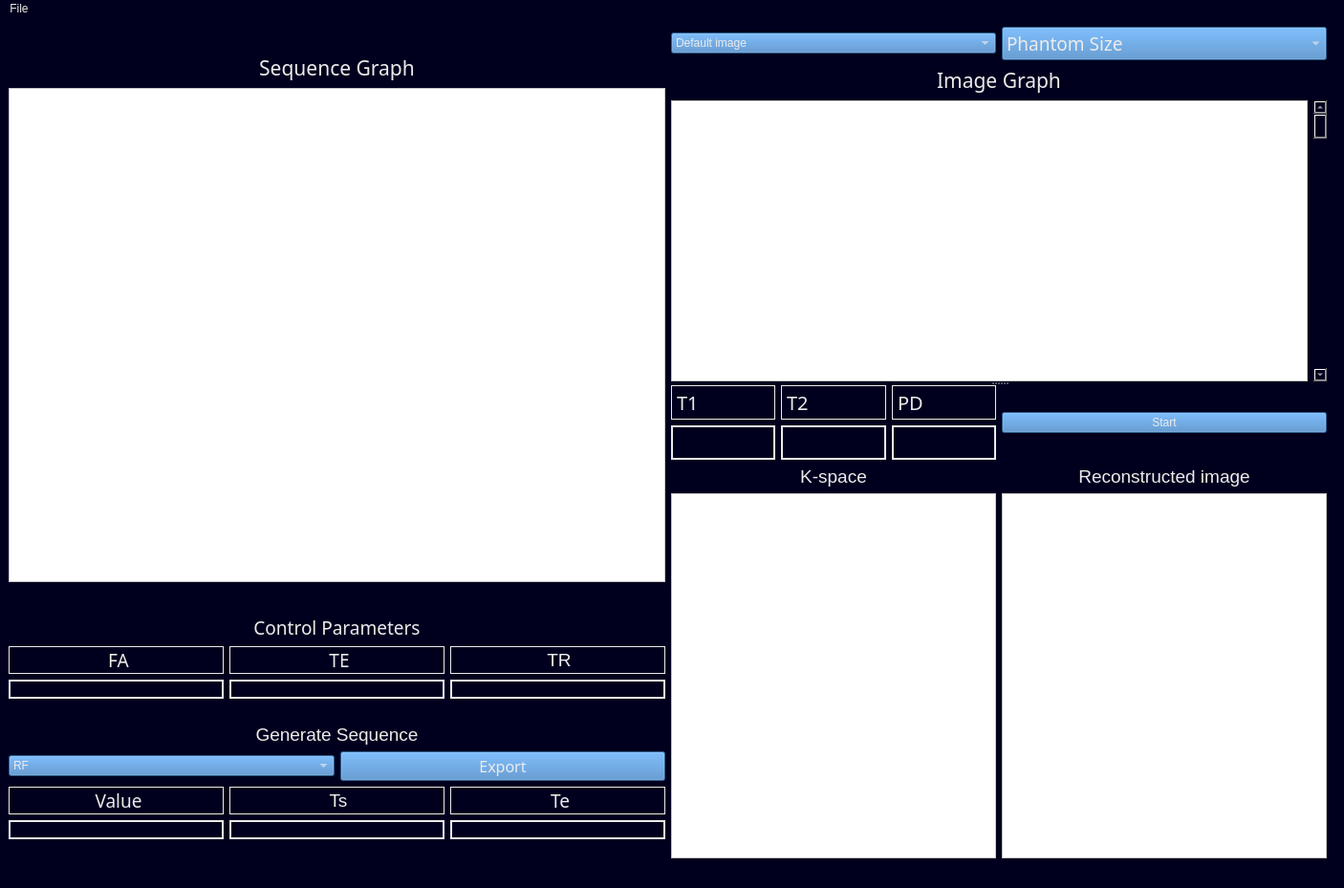
<?xml version="1.0" encoding="UTF-8"?>
<ui version="4.0">
 <class>MainWindow</class>
 <widget class="QMainWindow" name="MainWindow">
  <property name="geometry">
   <rect>
    <x>0</x>
    <y>0</y>
    <width>1406</width>
    <height>929</height>
   </rect>
  </property>
  <property name="windowTitle">
   <string>MainWindow</string>
  </property>
  <property name="styleSheet">
   <string notr="true">color: rgb(235, 235, 235);
background: rgb(0, 0, 30);</string>
  </property>
  <widget class="QWidget" name="centralwidget">
   <layout class="QHBoxLayout" name="horizontalLayout_10">
    <item>
     <layout class="QVBoxLayout" name="verticalLayout_7">
      <item>
       <layout class="QVBoxLayout" name="verticalLayout_3">
        <item>
         <spacer name="horizontalSpacer">
          <property name="orientation">
           <enum>Qt::Horizontal</enum>
          </property>
          <property name="sizeHint" stdset="0">
           <size>
            <width>40</width>
            <height>28</height>
           </size>
          </property>
         </spacer>
        </item>
        <item>
         <widget class="QLabel" name="label_4">
          <property name="font">
           <font>
            <family>Franklin Gothic Demi</family>
            <pointsize>16</pointsize>
            <weight>50</weight>
            <italic>false</italic>
            <bold>false</bold>
           </font>
          </property>
          <property name="styleSheet">
           <string notr="true">font: 16pt &quot;Franklin Gothic Demi&quot;;
color: rgb(235, 235, 235);</string>
          </property>
          <property name="text">
           <string>&lt;html&gt;&lt;head/&gt;&lt;body&gt;&lt;p align=&quot;center&quot;&gt;&lt;span style=&quot; font-size:16pt;&quot;&gt;Sequence Graph&lt;/span&gt;&lt;/p&gt;&lt;/body&gt;&lt;/html&gt;</string>
          </property>
         </widget>
        </item>
        <item>
         <widget class="QGraphicsView" name="graphicsView">
          <property name="styleSheet">
           <string notr="true">background-color: rgb(255, 255, 255);</string>
          </property>
         </widget>
        </item>
        <item>
         <spacer name="horizontalSpacer_2">
          <property name="orientation">
           <enum>Qt::Horizontal</enum>
          </property>
          <property name="sizeHint" stdset="0">
           <size>
            <width>40</width>
            <height>28</height>
           </size>
          </property>
         </spacer>
        </item>
       </layout>
      </item>
      <item>
       <layout class="QVBoxLayout" name="verticalLayout_4">
        <item>
         <widget class="QLabel" name="label_15">
          <property name="font">
           <font>
            <family>Franklin Gothic Demi</family>
            <pointsize>16</pointsize>
            <weight>50</weight>
            <italic>false</italic>
            <bold>false</bold>
           </font>
          </property>
          <property name="styleSheet">
           <string notr="true">font: 16pt &quot;Franklin Gothic Demi&quot;;
color: rgb(235, 235, 235);</string>
          </property>
          <property name="frameShape">
           <enum>QFrame::NoFrame</enum>
          </property>
          <property name="text">
           <string>&lt;html&gt;&lt;head/&gt;&lt;body&gt;&lt;p align=&quot;center&quot;&gt;&lt;span style=&quot; font-size:14pt;&quot;&gt;Control Parameters&lt;/span&gt;&lt;/p&gt;&lt;/body&gt;&lt;/html&gt;</string>
          </property>
         </widget>
        </item>
        <item>
         <layout class="QHBoxLayout" name="horizontalLayout_7">
          <item>
           <widget class="QLabel" name="label_16">
            <property name="font">
             <font>
              <family>Franklin Gothic Demi</family>
              <pointsize>15</pointsize>
              <weight>50</weight>
              <italic>false</italic>
              <bold>false</bold>
             </font>
            </property>
            <property name="styleSheet">
             <string notr="true">font: 15pt &quot;Franklin Gothic Demi&quot;;</string>
            </property>
            <property name="frameShape">
             <enum>QFrame::Box</enum>
            </property>
            <property name="text">
             <string>&lt;html&gt;&lt;head/&gt;&lt;body&gt;&lt;p align=&quot;center&quot;&gt;&lt;span style=&quot; font-size:14pt;&quot;&gt;FA&lt;/span&gt;&lt;/p&gt;&lt;/body&gt;&lt;/html&gt;</string>
            </property>
           </widget>
          </item>
          <item>
           <widget class="QLabel" name="label_17">
            <property name="font">
             <font>
              <family>Franklin Gothic Demi</family>
              <pointsize>15</pointsize>
              <weight>50</weight>
              <italic>false</italic>
              <bold>false</bold>
             </font>
            </property>
            <property name="styleSheet">
             <string notr="true">font: 15pt &quot;Franklin Gothic Demi&quot;;</string>
            </property>
            <property name="frameShape">
             <enum>QFrame::Box</enum>
            </property>
            <property name="text">
             <string>&lt;html&gt;&lt;head/&gt;&lt;body&gt;&lt;p align=&quot;center&quot;&gt;&lt;span style=&quot; font-size:14pt;&quot;&gt;TE&lt;/span&gt;&lt;/p&gt;&lt;/body&gt;&lt;/html&gt;</string>
            </property>
           </widget>
          </item>
          <item>
           <widget class="QLabel" name="label_18">
            <property name="styleSheet">
             <string notr="true">font: 15pt &quot;Franklin Gothic Demi&quot;;</string>
            </property>
            <property name="frameShape">
             <enum>QFrame::Box</enum>
            </property>
            <property name="text">
             <string>&lt;html&gt;&lt;head/&gt;&lt;body&gt;&lt;p align=&quot;center&quot;&gt;&lt;span style=&quot; font-size:14pt;&quot;&gt;TR&lt;/span&gt;&lt;/p&gt;&lt;/body&gt;&lt;/html&gt;</string>
            </property>
           </widget>
          </item>
         </layout>
        </item>
        <item>
         <layout class="QHBoxLayout" name="horizontalLayout_8">
          <item>
           <widget class="QLineEdit" name="FA_Line_Edit">
            <property name="styleSheet">
             <string notr="true">color: rgb(235, 235, 235);
background-color: rgb(0, 0, 30);
font: 12pt &quot;Franklin Gothic Demi&quot;;
border: 2px solid;
border-color: rgb(235, 235, 235);
</string>
            </property>
           </widget>
          </item>
          <item>
           <widget class="QLineEdit" name="TEcho_Line_Edit">
            <property name="styleSheet">
             <string notr="true">color: rgb(235, 235, 235);
background-color: rgb(0, 0, 30);
font: 12pt &quot;Franklin Gothic Demi&quot;;
border: 2px solid;
border-color: rgb(235, 235, 235);
</string>
            </property>
           </widget>
          </item>
          <item>
           <widget class="QLineEdit" name="TR_Line_Edit">
            <property name="styleSheet">
             <string notr="true">color: rgb(235, 235, 235);
background-color: rgb(0, 0, 30);
font: 12pt &quot;Franklin Gothic Demi&quot;;
border: 2px solid;
border-color: rgb(235, 235, 235);
</string>
            </property>
            <property name="text">
             <string/>
            </property>
           </widget>
          </item>
         </layout>
        </item>
        <item>
         <spacer name="horizontalSpacer_4">
          <property name="orientation">
           <enum>Qt::Horizontal</enum>
          </property>
          <property name="sizeHint" stdset="0">
           <size>
            <width>40</width>
            <height>20</height>
           </size>
          </property>
         </spacer>
        </item>
        <item>
         <widget class="QLabel" name="label_14">
          <property name="styleSheet">
           <string notr="true">font: 22pt &quot;Franklin Gothic Demi&quot;;
color: rgb(235, 235, 235);</string>
          </property>
          <property name="frameShape">
           <enum>QFrame::NoFrame</enum>
          </property>
          <property name="text">
           <string>&lt;html&gt;&lt;head/&gt;&lt;body&gt;&lt;p align=&quot;center&quot;&gt;&lt;span style=&quot; font-size:14pt;&quot;&gt;Generate Sequence&lt;/span&gt;&lt;/p&gt;&lt;/body&gt;&lt;/html&gt;</string>
          </property>
         </widget>
        </item>
        <item>
         <layout class="QHBoxLayout" name="horizontalLayout_9">
          <item>
           <widget class="QComboBox" name="Sequence_Combobox">
            <property name="whatsThis">
             <string>&lt;html&gt;&lt;head/&gt;&lt;body&gt;&lt;p align=&quot;center&quot;&gt;&lt;br/&gt;&lt;/p&gt;&lt;/body&gt;&lt;/html&gt;</string>
            </property>
            <property name="styleSheet">
             <string notr="true">font: 14pt &quot;Franklin Gothic Demi&quot;;
color: rgb(235, 235, 235);
background: rgb(65, 130, 195);</string>
            </property>
            <item>
             <property name="text">
              <string>RF</string>
             </property>
            </item>
            <item>
             <property name="text">
              <string>Gz</string>
             </property>
            </item>
            <item>
             <property name="text">
              <string>Gy</string>
             </property>
            </item>
            <item>
             <property name="text">
              <string>Gx</string>
             </property>
            </item>
            <item>
             <property name="text">
              <string>Readout</string>
             </property>
            </item>
           </widget>
          </item>
          <item>
           <widget class="QPushButton" name="Export_Button">
            <property name="font">
             <font>
              <family>Franklin Gothic Demi</family>
              <pointsize>12</pointsize>
             </font>
            </property>
            <property name="styleSheet">
             <string notr="true">color: rgb(235, 235, 235);
background : rgb(65, 130, 195);</string>
            </property>
            <property name="text">
             <string>Export</string>
            </property>
           </widget>
          </item>
         </layout>
        </item>
        <item>
         <layout class="QHBoxLayout" name="horizontalLayout_11">
          <item>
           <widget class="QLabel" name="label_5">
            <property name="font">
             <font>
              <family>Franklin Gothic Demi</family>
              <pointsize>15</pointsize>
              <weight>50</weight>
              <italic>false</italic>
              <bold>false</bold>
             </font>
            </property>
            <property name="styleSheet">
             <string notr="true">font: 15pt &quot;Franklin Gothic Demi&quot;;</string>
            </property>
            <property name="frameShape">
             <enum>QFrame::Box</enum>
            </property>
            <property name="text">
             <string>&lt;html&gt;&lt;head/&gt;&lt;body&gt;&lt;p align=&quot;center&quot;&gt;&lt;span style=&quot; font-size:14pt;&quot;&gt;Value&lt;/span&gt;&lt;/p&gt;&lt;/body&gt;&lt;/html&gt;</string>
            </property>
           </widget>
          </item>
          <item>
           <widget class="QLabel" name="label_10">
            <property name="styleSheet">
             <string notr="true">font: 15pt &quot;Franklin Gothic Demi&quot;;</string>
            </property>
            <property name="frameShape">
             <enum>QFrame::Box</enum>
            </property>
            <property name="text">
             <string>&lt;html&gt;&lt;head/&gt;&lt;body&gt;&lt;p align=&quot;center&quot;&gt;&lt;span style=&quot; font-size:14pt;&quot;&gt;Ts&lt;/span&gt;&lt;/p&gt;&lt;/body&gt;&lt;/html&gt;</string>
            </property>
           </widget>
          </item>
          <item>
           <widget class="QLabel" name="label_11">
            <property name="font">
             <font>
              <family>Franklin Gothic Demi</family>
              <pointsize>15</pointsize>
              <weight>50</weight>
              <italic>false</italic>
              <bold>false</bold>
             </font>
            </property>
            <property name="styleSheet">
             <string notr="true">font: 15pt &quot;Franklin Gothic Demi&quot;;</string>
            </property>
            <property name="frameShape">
             <enum>QFrame::Box</enum>
            </property>
            <property name="text">
             <string>&lt;html&gt;&lt;head/&gt;&lt;body&gt;&lt;p align=&quot;center&quot;&gt;&lt;span style=&quot; font-size:14pt;&quot;&gt;Te&lt;/span&gt;&lt;/p&gt;&lt;/body&gt;&lt;/html&gt;</string>
            </property>
           </widget>
          </item>
         </layout>
        </item>
        <item>
         <layout class="QHBoxLayout" name="horizontalLayout_12">
          <item>
           <widget class="QLineEdit" name="Value_Line_Edit">
            <property name="styleSheet">
             <string notr="true">color: rgb(235, 235, 235);
background-color: rgb(0, 0, 30);
font: 12pt &quot;Franklin Gothic Demi&quot;;
border: 2px solid;
border-color: rgb(235, 235, 235);</string>
            </property>
            <property name="text">
             <string/>
            </property>
           </widget>
          </item>
          <item>
           <widget class="QLineEdit" name="Ts_Line_Edit">
            <property name="styleSheet">
             <string notr="true">color: rgb(235, 235, 235);
background-color: rgb(0, 0, 30);
font: 12pt &quot;Franklin Gothic Demi&quot;;
border: 2px solid;
border-color: rgb(235, 235, 235);</string>
            </property>
           </widget>
          </item>
          <item>
           <widget class="QLineEdit" name="Te_Line_Edit">
            <property name="styleSheet">
             <string notr="true">color: rgb(235, 235, 235);
background-color: rgb(0, 0, 30);
font: 12pt &quot;Franklin Gothic Demi&quot;;
border: 2px solid;
border-color: rgb(235, 235, 235);</string>
            </property>
           </widget>
          </item>
         </layout>
        </item>
        <item>
         <spacer name="horizontalSpacer_3">
          <property name="orientation">
           <enum>Qt::Horizontal</enum>
          </property>
          <property name="sizeHint" stdset="0">
           <size>
            <width>48</width>
            <height>20</height>
           </size>
          </property>
         </spacer>
        </item>
       </layout>
      </item>
     </layout>
    </item>
    <item>
     <layout class="QVBoxLayout" name="verticalLayout_9">
      <item>
       <layout class="QHBoxLayout" name="horizontalLayout">
        <item>
         <widget class="QComboBox" name="imageTypeCombobox">
          <property name="styleSheet">
           <string notr="true">color: rgb(235, 235, 235);
font: 14pt &quot;Franklin Gothic Demi&quot;;
background: rgb(65, 130, 195);</string>
          </property>
          <item>
           <property name="text">
            <string>Default image</string>
           </property>
          </item>
          <item>
           <property name="text">
            <string>T1 image</string>
           </property>
          </item>
          <item>
           <property name="text">
            <string>T2 image</string>
           </property>
          </item>
          <item>
           <property name="text">
            <string>SD image</string>
           </property>
          </item>
         </widget>
        </item>
        <item>
         <widget class="QComboBox" name="phantomSize_comboBox">
          <property name="font">
           <font>
            <family>Franklin Gothic Demi</family>
            <pointsize>14</pointsize>
           </font>
          </property>
          <property name="whatsThis">
           <string>&lt;html&gt;&lt;head/&gt;&lt;body&gt;&lt;p align=&quot;center&quot;&gt;&lt;br/&gt;&lt;/p&gt;&lt;/body&gt;&lt;/html&gt;</string>
          </property>
          <property name="styleSheet">
           <string notr="true">background: rgb(65, 130, 195);</string>
          </property>
          <item>
           <property name="text">
            <string>Phantom Size</string>
           </property>
          </item>
          <item>
           <property name="text">
            <string>16</string>
           </property>
          </item>
          <item>
           <property name="text">
            <string>32</string>
           </property>
          </item>
          <item>
           <property name="text">
            <string>64</string>
           </property>
          </item>
         </widget>
        </item>
       </layout>
      </item>
      <item>
       <widget class="QSplitter" name="splitter">
        <property name="orientation">
         <enum>Qt::Vertical</enum>
        </property>
        <widget class="QWidget" name="layoutWidget">
         <layout class="QVBoxLayout" name="verticalLayout_8">
          <item>
           <widget class="QLabel" name="label_6">
            <property name="font">
             <font>
              <family>Franklin Gothic Demi</family>
              <pointsize>16</pointsize>
              <weight>50</weight>
              <italic>false</italic>
              <bold>false</bold>
             </font>
            </property>
            <property name="styleSheet">
             <string notr="true">font: 16pt &quot;Franklin Gothic Demi&quot;;
color: rgb(235, 235, 235);</string>
            </property>
            <property name="text">
             <string>&lt;html&gt;&lt;head/&gt;&lt;body&gt;&lt;p align=&quot;center&quot;&gt;Image Graph&lt;/p&gt;&lt;/body&gt;&lt;/html&gt;</string>
            </property>
           </widget>
          </item>
          <item>
           <layout class="QHBoxLayout" name="horizontalLayout_4">
            <item>
             <widget class="QGraphicsView" name="graphicsView_2">
              <property name="styleSheet">
               <string notr="true">background-color: rgb(255, 255, 255);</string>
              </property>
             </widget>
            </item>
            <item>
             <widget class="QScrollBar" name="verticalScrollBar">
              <property name="orientation">
               <enum>Qt::Vertical</enum>
              </property>
             </widget>
            </item>
           </layout>
          </item>
         </layout>
        </widget>
        <widget class="QWidget" name="layoutWidget">
         <layout class="QHBoxLayout" name="horizontalLayout_5">
          <item>
           <layout class="QVBoxLayout" name="verticalLayout">
            <item>
             <layout class="QHBoxLayout" name="horizontalLayout_3">
              <item>
               <widget class="QLabel" name="label_2">
                <property name="font">
                 <font>
                  <family>Franklin Gothic Demi</family>
                  <pointsize>15</pointsize>
                  <weight>50</weight>
                  <italic>false</italic>
                  <bold>false</bold>
                 </font>
                </property>
                <property name="styleSheet">
                 <string notr="true">font: 15pt &quot;Franklin Gothic Demi&quot;;
color: rgb(235, 235, 235);</string>
                </property>
                <property name="frameShape">
                 <enum>QFrame::Box</enum>
                </property>
                <property name="text">
                 <string>T1 </string>
                </property>
               </widget>
              </item>
              <item>
               <widget class="QLabel" name="label_3">
                <property name="font">
                 <font>
                  <family>Franklin Gothic Demi</family>
                  <pointsize>15</pointsize>
                  <weight>50</weight>
                  <italic>false</italic>
                  <bold>false</bold>
                 </font>
                </property>
                <property name="styleSheet">
                 <string notr="true">font: 15pt &quot;Franklin Gothic Demi&quot;;
color: rgb(235, 235, 235);</string>
                </property>
                <property name="frameShape">
                 <enum>QFrame::Box</enum>
                </property>
                <property name="text">
                 <string>T2 </string>
                </property>
               </widget>
              </item>
              <item>
               <widget class="QLabel" name="label_8">
                <property name="font">
                 <font>
                  <family>Franklin Gothic Demi</family>
                  <pointsize>15</pointsize>
                  <weight>50</weight>
                  <italic>false</italic>
                  <bold>false</bold>
                 </font>
                </property>
                <property name="styleSheet">
                 <string notr="true">font: 15pt &quot;Franklin Gothic Demi&quot;;
color: rgb(235, 235, 235);</string>
                </property>
                <property name="frameShape">
                 <enum>QFrame::Box</enum>
                </property>
                <property name="text">
                 <string>PD </string>
                </property>
               </widget>
              </item>
             </layout>
            </item>
            <item>
             <layout class="QHBoxLayout" name="horizontalLayout_2">
              <item>
               <widget class="QLabel" name="T1value_label">
                <property name="styleSheet">
                 <string notr="true">font: 12pt &quot;Franklin Gothic Demi&quot;;
border: 2px solid;
border-color: rgb(235, 235, 235);</string>
                </property>
                <property name="text">
                 <string/>
                </property>
               </widget>
              </item>
              <item>
               <widget class="QLabel" name="T2value_label">
                <property name="styleSheet">
                 <string notr="true">font: 12pt &quot;Franklin Gothic Demi&quot;;
border: 2px solid;
border-color: rgb(235, 235, 235);</string>
                </property>
                <property name="text">
                 <string/>
                </property>
               </widget>
              </item>
              <item>
               <widget class="QLabel" name="PDvalue_label">
                <property name="styleSheet">
                 <string notr="true">font: 12pt &quot;Franklin Gothic Demi&quot;;
border: 2px solid;
border-color: rgb(235, 235, 235);</string>
                </property>
                <property name="text">
                 <string/>
                </property>
               </widget>
              </item>
             </layout>
            </item>
           </layout>
          </item>
          <item>
           <layout class="QVBoxLayout" name="verticalLayout_2">
            <item>
             <spacer name="verticalSpacer_3">
              <property name="orientation">
               <enum>Qt::Vertical</enum>
              </property>
              <property name="sizeHint" stdset="0">
               <size>
                <width>132</width>
                <height>14</height>
               </size>
              </property>
             </spacer>
            </item>
            <item>
             <widget class="QPushButton" name="Start_Buttun">
              <property name="styleSheet">
               <string notr="true">font: 12pt &quot;Franklin Gothic Demi&quot;;
background: rgb(65, 130, 195);</string>
              </property>
              <property name="text">
               <string>Start</string>
              </property>
             </widget>
            </item>
            <item>
             <spacer name="verticalSpacer">
              <property name="orientation">
               <enum>Qt::Vertical</enum>
              </property>
              <property name="sizeHint" stdset="0">
               <size>
                <width>20</width>
                <height>18</height>
               </size>
              </property>
             </spacer>
            </item>
           </layout>
          </item>
         </layout>
        </widget>
       </widget>
      </item>
      <item>
       <layout class="QHBoxLayout" name="horizontalLayout_6">
        <item>
         <layout class="QVBoxLayout" name="verticalLayout_5">
          <item>
           <widget class="QLabel" name="label_13">
            <property name="styleSheet">
             <string notr="true">font: 16pt &quot;Franklin Gothic Demi&quot;;
color: rgb(235, 235, 235);</string>
            </property>
            <property name="text">
             <string>&lt;html&gt;&lt;head/&gt;&lt;body&gt;&lt;p align=&quot;center&quot;&gt;&lt;span style=&quot; font-size:14pt;&quot;&gt;K-space&lt;/span&gt;&lt;/p&gt;&lt;/body&gt;&lt;/html&gt;</string>
            </property>
           </widget>
          </item>
          <item>
           <widget class="QGraphicsView" name="graphicsView_4">
            <property name="styleSheet">
             <string notr="true">background-color: rgb(255, 255, 255);</string>
            </property>
           </widget>
          </item>
         </layout>
        </item>
        <item>
         <layout class="QVBoxLayout" name="verticalLayout_6">
          <item>
           <widget class="QLabel" name="label_19">
            <property name="styleSheet">
             <string notr="true">font: 16pt &quot;Franklin Gothic Demi&quot;;
color: rgb(235, 235, 235);</string>
            </property>
            <property name="text">
             <string>&lt;html&gt;&lt;head/&gt;&lt;body&gt;&lt;p align=&quot;center&quot;&gt;&lt;span style=&quot; font-size:14pt;&quot;&gt;Reconstructed image&lt;/span&gt;&lt;/p&gt;&lt;/body&gt;&lt;/html&gt;</string>
            </property>
           </widget>
          </item>
          <item>
           <widget class="QGraphicsView" name="graphicsView_5">
            <property name="styleSheet">
             <string notr="true">background-color: rgb(255, 255, 255);</string>
            </property>
           </widget>
          </item>
         </layout>
        </item>
       </layout>
      </item>
     </layout>
    </item>
    <item>
     <widget class="Line" name="line">
      <property name="orientation">
       <enum>Qt::Vertical</enum>
      </property>
     </widget>
    </item>
   </layout>
  </widget>
  <widget class="QMenuBar" name="menubar">
   <property name="geometry">
    <rect>
     <x>0</x>
     <y>0</y>
     <width>1406</width>
     <height>21</height>
    </rect>
   </property>
   <widget class="QMenu" name="menuFile">
    <property name="title">
     <string>File</string>
    </property>
    <addaction name="actionOpen"/>
   </widget>
   <addaction name="menuFile"/>
  </widget>
  <widget class="QStatusBar" name="statusbar"/>
  <action name="actionOpen">
   <property name="text">
    <string>Open</string>
   </property>
  </action>
 </widget>
 <resources/>
 <connections/>
</ui>
